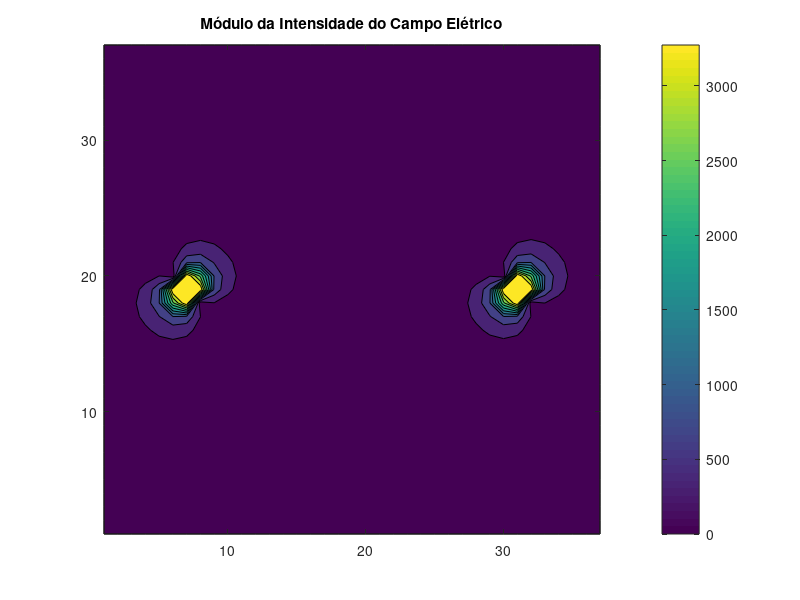
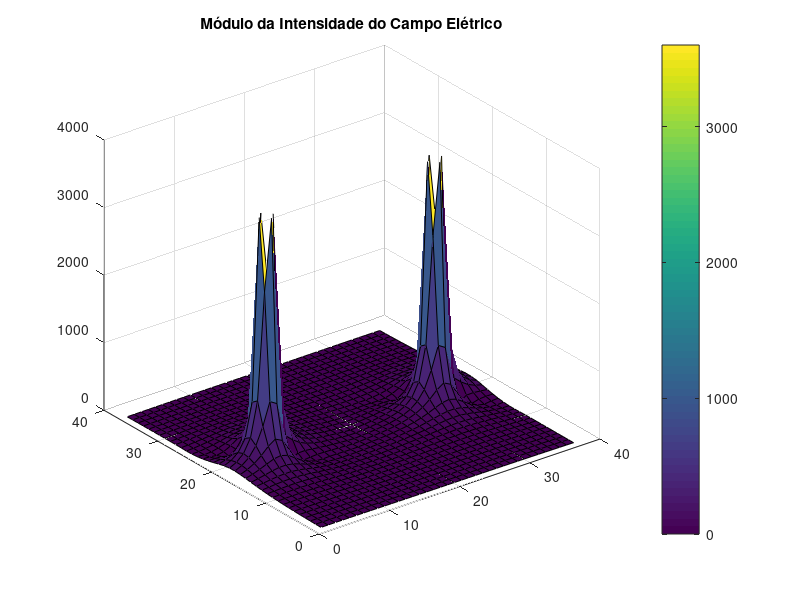

Recreate these plots in MATLAB, in order.
%Laboratorio de Eletromagnetismo - Eng. Eletrica
%Pratica 01 - Lei de Coulomb e Campos Eletricos
%29/10/2021
%Gabriel Arantes e Larissa Braga
%Questão 2 - 2 Cargas Positivas

clc;
clear all;
close all;
format long e; %Definicao do tipo de variavel usada
%%
%Definicao das constantes

q1 = 1e-9; %Carga 1
q2 = 1e-9; %Carga 2

posx1 = 60e-2; posy1 = 0; %Localizacao da Carga 1 no eixo x e y
posx2 = -60e-2; posy2 = 0; %Localizacao da Carga 2 no eixo x e y

e0 = 8.854e-12; %Permissividade eletrica no vacuo
k = 1/(4*pi*e0); %Constante Lei de Coulomb

dominio1 = -90e-2; %Limite inferior do dominio a ser analisado
dominio2 = 90e-2; %Limite superior do dominio a ser analisado

%%
%%Item c - Obter o gráfico de cores que mostre a intensidade do campo
%%elétrico
x = dominio1:5e-2:dominio2; %Vetor com pontos do dominio para tracar o grafico
y = dominio1:5e-2:dominio2; %Vetor com pontos do dominio para tracar o grafico

[X,Y] = meshgrid(x,y);

%Calculando os vetores distancia
R1x = X-posx1;
R1y = Y-posy1;

R2x = X-posx2;
R2y = Y-posy2;

%Calculando o modulo dos vetores distancia
mod1 = (sqrt(R1x.^2 + R1y.^2)).^3;
mod2 = (sqrt(R2x.^2 + R2y.^2)).^3;

%Calculando os vetores de campo eletrico em cada uma das direcoes
%Carga 1
E1x = (k*q1)*(X-posx1)./mod1;
E1y = (k*q1)*(Y-posy1)./mod1;

%Carga 2
E2x = (k*q2)*(X-posx2)./mod2;
E2y = (k*q2)*(Y-posy2)./mod2;

%Campo eletrico total em cada uma das direcoes
E1 = E1x+E1y;
E2 = E2x+E2y;
%%
%Plotando o gráfico
figure(1)
contourf(abs(E1+E2)); %Gráfico em 2D
title("Módulo da Intensidade do Campo Elétrico"); %Título
colorbar
figure(2)
surf(abs(E1+E2)); %Gráfico em 3D
title("Módulo da Intensidade do Campo Elétrico"); %Título
colorbar